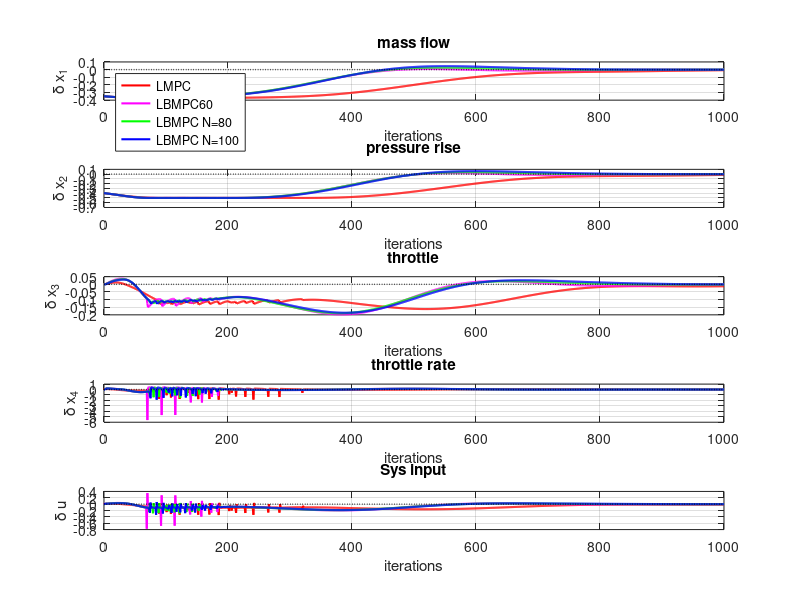
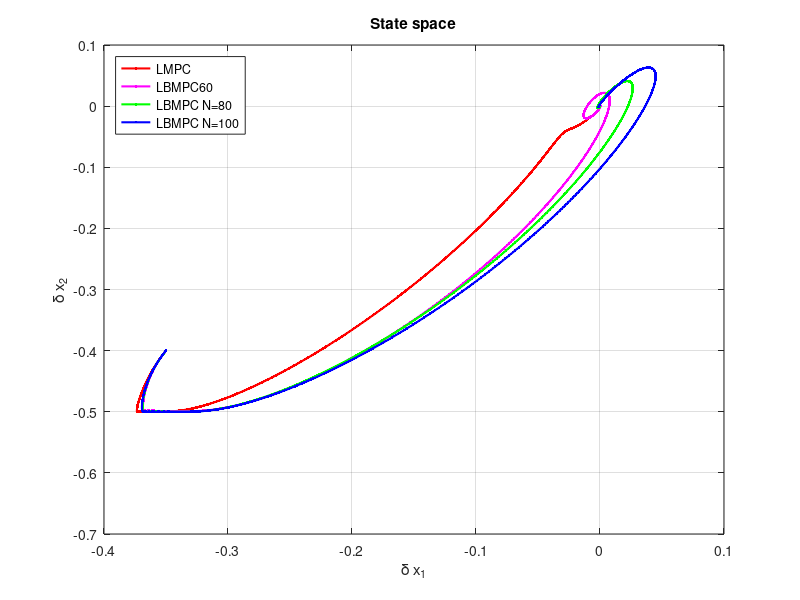

The MATLAB source for these figures, in order:
close all;
addpath('./data/')
%% Load data
LMPC50=load('LMPC_N50_sys.mat');
LBMPC60=load('LBMPC_N60_sys_newP_newpoly.mat');
LBMPC80=load('LBMPC_N80_sys_newP.mat');
LBMPC100=load('LBMPC_N100_sys_newP.mat');

%% Plot
iterations=size(LBMPC60.sysH,2)-1;

figure;
subplot(5,1,1);
plot(0:iterations, LMPC50.sysHistory(1,:),'Linewidth',1.5,'Color','r'); hold on;
plot(0:iterations, LBMPC60.sysH(1,:),'Linewidth',1.5,'Color','m'); hold on;
plot(0:iterations,LBMPC80.sysHistory(1,:),'Linewidth',1.5,'Color','g'); hold on;
plot(0:iterations,LBMPC100.sysHistory(1,:),'Linewidth',1.5,'Color','b'); hold on;
plot(0:iterations,0*(0:iterations),'Linewidth',1,'LineStyle',':','Color','k'); 
grid on;
xlabel('iterations');
ylabel('\delta x_1');
title('mass flow');
legend({'LMPC','LBMPC60', 'LBMPC N=80', 'LBMPC N=100'},'Location','northwest')

subplot(5,1,2);
plot(0:iterations, LMPC50.sysHistory(2,:),'Linewidth',1.5,'Color','r'); hold on;
plot(0:iterations, LBMPC60.sysH(2,:),'Linewidth',1.5,'Color','m'); hold on;
plot(0:iterations,LBMPC80.sysHistory(2,:),'Linewidth',1.5,'Color','g'); hold on;
plot(0:iterations,LBMPC100.sysHistory(2,:),'Linewidth',1.5,'Color','b');  hold on;
plot(0:iterations,0*(0:iterations),'Linewidth',1,'LineStyle',':','Color','k'); 
grid on;
xlabel('iterations');
ylabel('\delta x_2');
title('pressure rise');

subplot(5,1,3);
plot(0:iterations, LMPC50.sysHistory(3,:),'Linewidth',1.5,'Color','r'); hold on;
plot(0:iterations, LBMPC60.sysH(3,:),'Linewidth',1.5,'Color','m'); hold on;
plot(0:iterations,LBMPC80.sysHistory(3,:),'Linewidth',1.5,'Color','g'); hold on;
plot(0:iterations,LBMPC100.sysHistory(3,:),'Linewidth',1.5,'Color','b');  hold on;
plot(0:iterations,0*(0:iterations),'Linewidth',1,'LineStyle',':','Color','k'); 
grid on;
xlabel('iterations');
ylabel('\delta x_3');
title('throttle');

subplot(5,1,4);
plot(0:iterations, LMPC50.sysHistory(4,:),'Linewidth',1.5,'Color','r'); hold on;
plot(0:iterations, LBMPC60.sysH(4,:),'Linewidth',1.5,'Color','m'); hold on;
plot(0:iterations,LBMPC80.sysHistory(4,:),'Linewidth',1.5,'Color','g'); hold on;
plot(0:iterations,LBMPC100.sysHistory(4,:),'Linewidth',1.5,'Color','b');  hold on;
plot(0:iterations,0*(0:iterations),'Linewidth',1,'LineStyle',':','Color','k'); 
grid on;
xlabel('iterations');
ylabel('\delta x_4');
title('throttle rate');

subplot(5,1,5);
plot(0:iterations, LMPC50.sysHistory(5,:),'Linewidth',1.5,'Color','r'); hold on;
plot(0:iterations, LBMPC60.sysH(5,:),'Linewidth',1.5,'Color','m'); hold on;
plot(0:iterations,LBMPC80.sysHistory(5,:),'Linewidth',1.5,'Color','g'); hold on;
plot(0:iterations,LBMPC100.sysHistory(5,:),'Linewidth',1.5,'Color','b');  hold on;
plot(0:iterations,0*(0:iterations),'Linewidth',1,'LineStyle',':','Color','k'); 
grid on;
xlabel('iterations');
ylabel('\delta u');
title('Sys input');


figure;
plot(LMPC50.sysHistory(1,:),LMPC50.sysHistory(2,:),'Linewidth',1.5,'Marker','.','Color','r'); hold on;
plot(LBMPC60.sysH(1,:),LBMPC60.sysH(2,:),'Linewidth',1.5,'Marker','.','Color','m'); hold on;
plot(LBMPC80.sysHistory(1,:),LBMPC80.sysHistory(2,:),'Linewidth',1.5,'Marker','.','Color','g'); hold on;
plot(LBMPC100.sysHistory(1,:),LBMPC100.sysHistory(2,:),'Linewidth',1.5,'Marker','.','Color','b'); 

grid on
xlabel('\delta x_1');
ylabel('\delta x_2');
title('State space');

legend({'LMPC', 'LBMPC60','LBMPC N=80', 'LBMPC N=100'},'Location','northwest')
